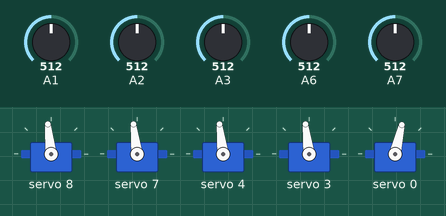
The sketch below on a simulated Arduino Nano, built with avr-gcc and run on an emulated ATmega328P. Parts: 5 × servo. The inputs (shaded band) are chosen by the test bench; at power-on: A1 = 512, A2 = 512, A3 = 512, A6 = 512, A7 = 512.

Above: at 1.2 s.
1.3 s: A1 set to 716
At 2.3 s:
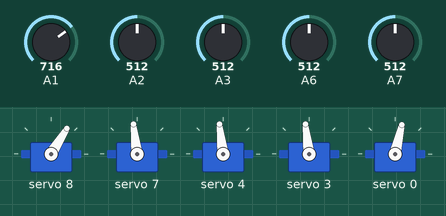
2.8 s: A2 set to 716
At 3.5 s:
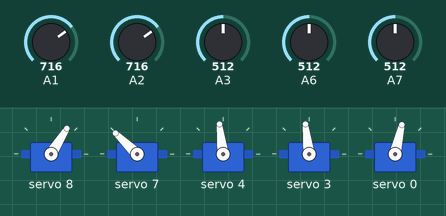
4.3 s: A3 set to 716
At 4.7 s:
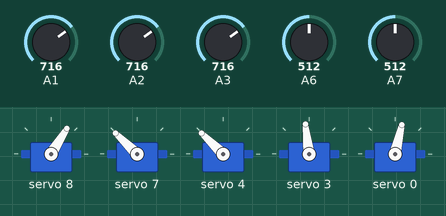
5.8 s: A6 set to 716
At 6.8 s:
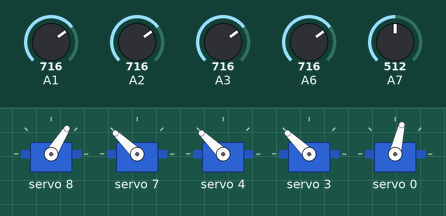
7.3 s: A7 set to 716
At 8.0 s:
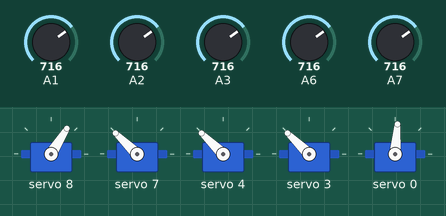
8.8 s: A1 set to 992
At 9.1 s:
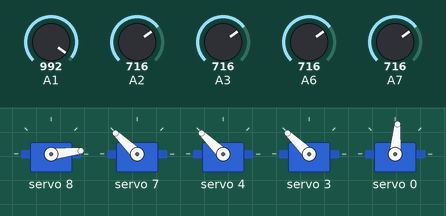
Timing chart, 0 to 11.3 s (numbered marks = the images above; inputs shaded):
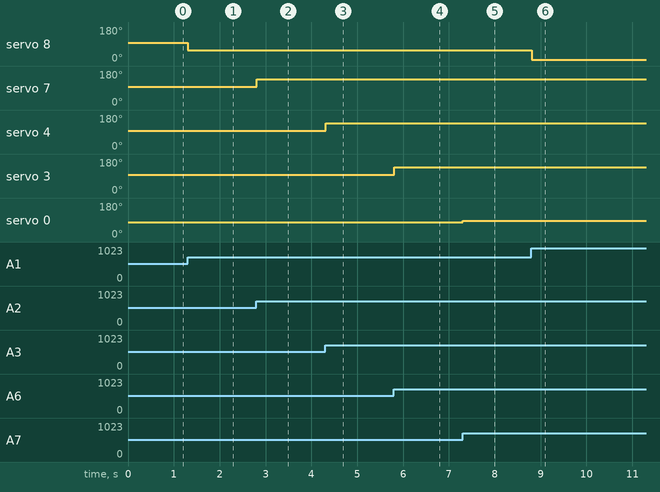

The sketch:

robot_arm_by_victorious_tech.ino
```cpp
/*
this code is originally Created by Yvan / https://Brainy-Bits.com
modified by Daniel / https://www.youtube.com/channel/UCYQ0enf5LvuMoN-QAcWK4lg
download the library created by Andrew Davies: https://forum.hobbycomponents.com/viewtopic.php?f=58&t=2034
 */
#include "HCPCA9685.h" // Include the HCPCA9685 library created by Andrew Davies
#define I2CAdd 0x40 // define the address of PCA9685 module
HCPCA9685 HCPCA9685(I2CAdd); // Define Library to use I2C communication
// variable
//int RB;//this line not yet been used, this line will be used in part 2
int B;
int E;
int W;
int P;
int J;


void setup()
{
  Serial.begin(9600);
  HCPCA9685.Init(SERVO_MODE); // Set to Servo Mode
  HCPCA9685.Sleep(false); // Wake up PCA9685 module

}

void loop()
{
  //potensio pin IN
  //  int Rotational_Base = analogRead(A0);//this line not yet been used, this line will be used in part 2
  int Base = analogRead(A1);
  int Elbow = analogRead(A2);
  int Wrist = analogRead(A3);
  int Pivot = analogRead(A6);
  int Jaw = analogRead(A7);
  //mapping
  // RB = map(Rotational_Base, 0, 1023, 10, 420);//this line not yet been used, this line will be used in part 2
  B = map(Base, 0, 1023, 415, 10);
  E = map(Elbow, 0, 1023, 10, 420);
  W = map(Wrist, 0, 1023, 10, 420);
  P = map(Pivot, 0, 1023, 10, 420);
  J = map(Jaw, 0, 1023, 131, 215);

  //  HCPCA9685.Servo(11, RB);//this line not yet been used this line will be used in part 2
  HCPCA9685.Servo(8 , B);//servo is in pin 8
  HCPCA9685.Servo(7, E);//servo is in pin 7
  HCPCA9685.Servo(4, W);//servo is in pin 4
  HCPCA9685.Servo(3, P);//servo is in pin 3
  HCPCA9685.Servo(0, J);//servo is in pin 0
  delay(1);
}
```

Measured:
- after the input at 1.3 s, servo 8: 96° → 58° at once
- after the input at 2.8 s, servo 7: 97° → 136° at once
- after the input at 4.3 s, servo 4: 97° → 136° at once
- after the input at 5.8 s, servo 3: 97° → 136° at once
- after the input at 7.3 s, servo 0: 77° → 85° at once
- after the input at 8.8 s, servo 8: 58° → 6° at once
